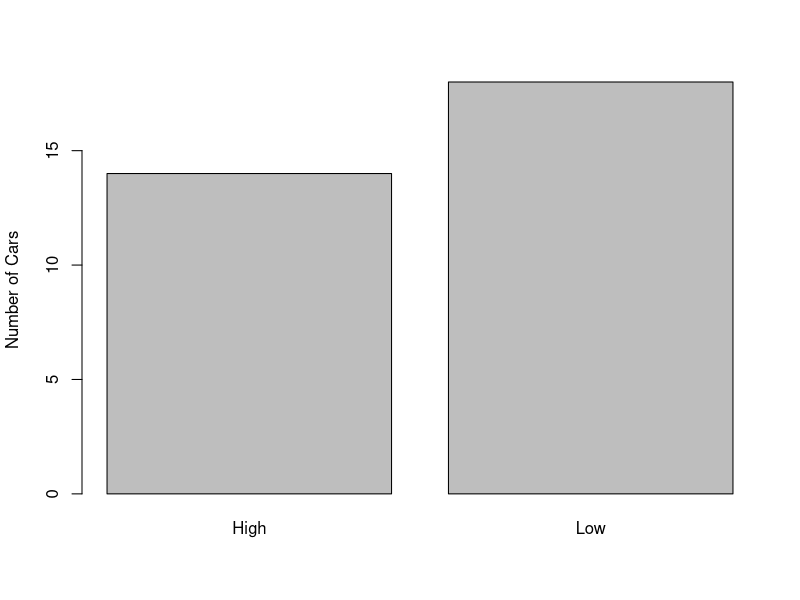
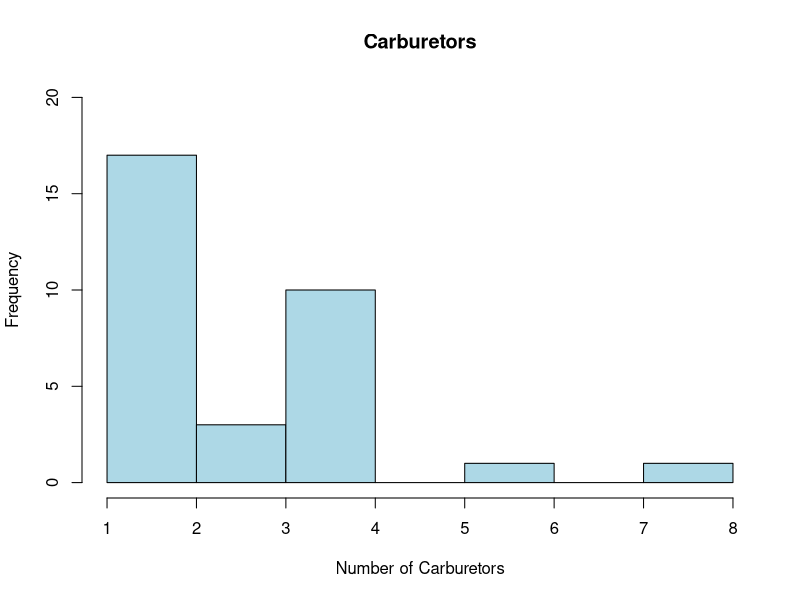
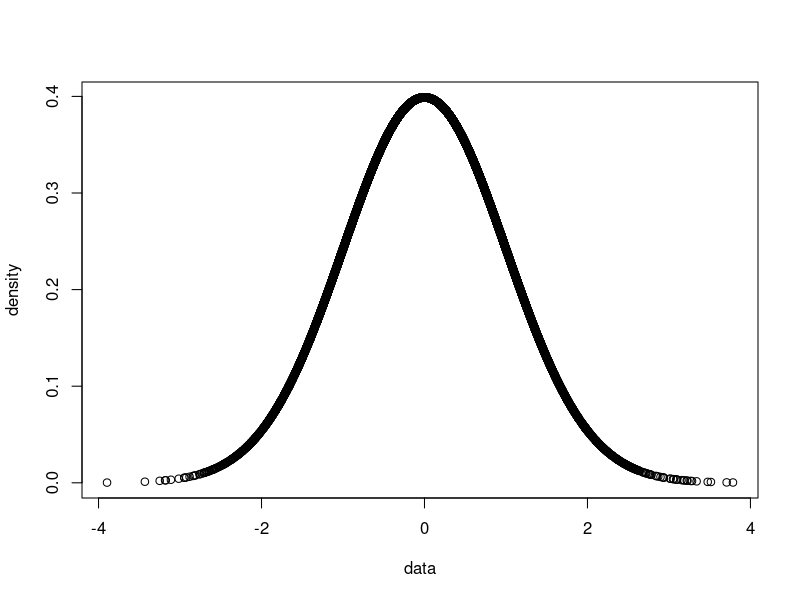
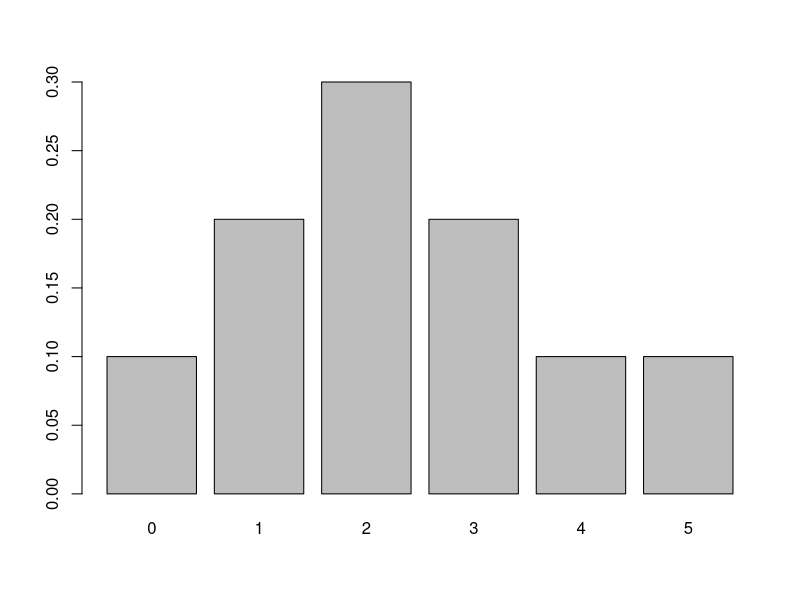
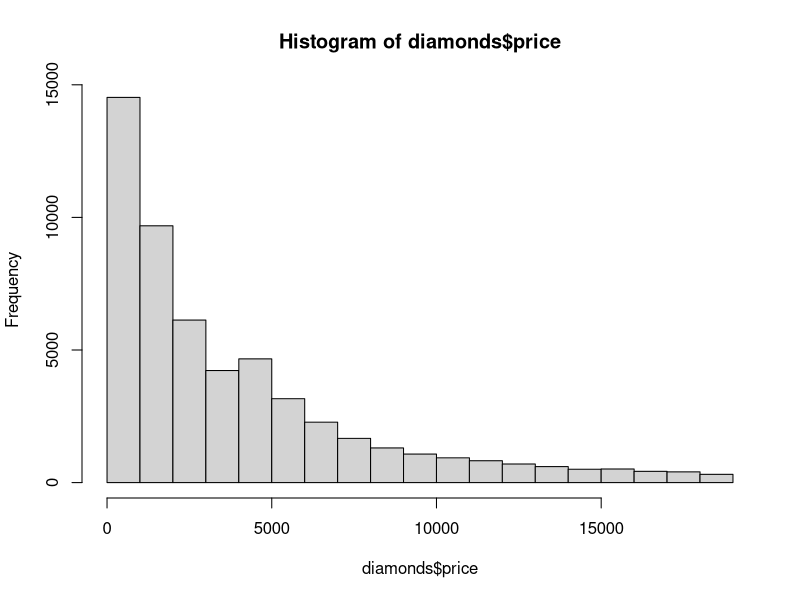
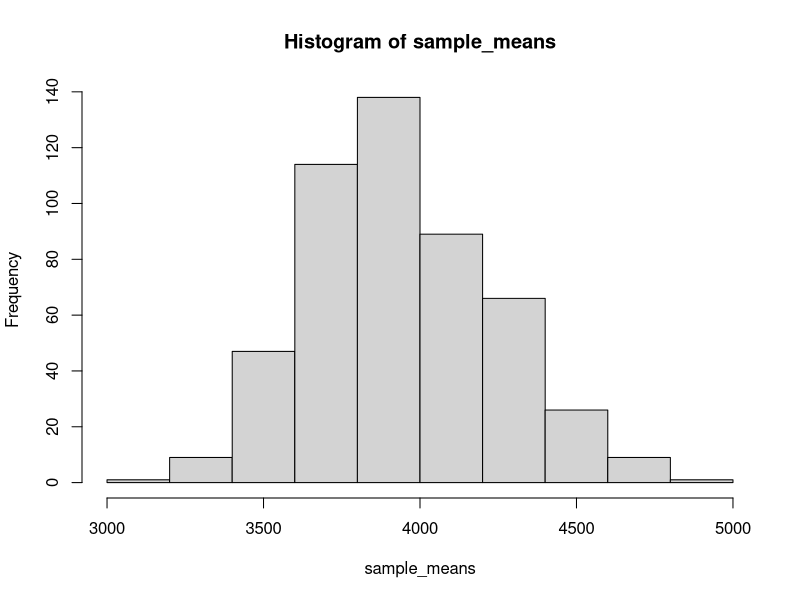

Write R code to recreate these figures, in order.
## ---- chunk 1
# This is useful so that if you make a mistake your original dataset stays in tact!
mtcars2 <- mtcars
# Assign the label "high" to mpgcategory where mpg is greater than or equal to 20
mtcars2$mpgcategory[mtcars$mpg >= 20] <- 'high'
# Assign the label "low" to mpgcategory where mpg is less than 20
mtcars2$mpgcategory[mtcars$mpg < 20] <- 'low'
# Assign mpgcategory as factor to mpgfactor
mtcars2$mpgcategory <- as.factor(mtcars2$mpgcategory)
head(mtcars2$mpgcategory)
## ---- chunk 2
table(mtcars2$mpgcategory)
## ---- chunk 3
barplot(table(mtcars2$mpgcategory), ylab = 'Number of Cars', names.arg = c('High','Low'))
## ---- chunk 4
hist(mtcars$carb, main = "Carburetors", ylim = c(0,20), xlab = 'Number of Carburetors', col = 'lightblue')
## ---- chunk 5
samplespace <- c('AAA', 'AAE', 'AEA', 'EAA', 'EEA', 'EAE', 'AEE')
## ---- chunk 6
# What is the probability of AAE?
aae <- 3/5 * 3/5 * 2/5
# What is the probability of EAE?
eae <- 2/5 * 2/5 * 3/5
# What is the probability of AAA or EEA?
aaaeea <- 3/5 * 3/5 * 3/5 + 2/5 * 2/5 * 3/5
## ---- chunk 7
# What is the probability of AAE?
aae <- 3/5 * 2/4 * 2/3
# What is the probability of EAE?
eae <- 2/5 * 3/4 * 1/3
# What is the probability of AAA or EEA?
aaaeea <- 3/5 * 2/4 * 1/3 + 2/5 * 1/4 * 3/3
## ---- chunk 8
0.2 + 0.4 - (0.2 * 0.4)
## ---- chunk 9
# Simulate some random normally distributed data
set.seed(11225)
data <- rnorm(10000)

# Calculate the density of data and store it in the variable density
density <- dnorm(data)

# Make a plot with as x variable data and as y variable density
plot(data, density)
## ---- chunk 10
data <- data.frame(outcome = 0:5, probs = c(0.1, 0.2, 0.3, 0.2, 0.1, 0.1))
data
## ---- chunk 11
barplot(data$probs, names.arg = c(0:5))
## ---- chunk 12
# Using cumsum() for cumulative sum.
cumsum(data$probs[1:4])
## ---- chunk 13
expected_score <- sum(data$outcome * data$probs)
expected_score
## ---- chunk 14
variance <- sum((data$outcome -expected_score)^2 * data$probs)
variance
## ---- chunk 15
std <- sqrt(variance)
std
## ---- chunk 16
pnorm(30, mean = 25, sd = 5)
## ---- chunk 17
pnorm(30, mean = 25, sd = 5, lower.tail = FALSE)
## ---- chunk 18
qnorm(0.2, mean = 25, sd = 5)
## ---- chunk 19
round(((38 - 25) / 5), 1)
## ---- chunk 20
25 * 0.2
## ---- chunk 21
sqrt(25 * 0.2 * 0.8)
## ---- chunk 22
dbinom(x = 5, size = 25, prob = 0.2)
## ---- chunk 23
pbinom(q = 4, size = 25, prob = 0.2, lower.tail = F)
## ---- chunk 24
qbinom(p = 0.6, size = 25, prob = 0.2)
## ---- chunk 25
library(ggplot2)
# Use sample(), randomly sample 200 diamonds' prices.    
sample_price <- sample(diamonds$price, size = 200)
mean(sample_price)

# Use for loop do many samples and comare their means.
# Empty vector sample means
sample_means <- NULL

# Take 200 samples from diamonds' prices.
for (i in 1:500){
  samp <- sample(diamonds$price, 200)
  sample_means[i] <- mean(samp)
}

# Calculate the prices mean, that is, the mean of diamonds' prices and print it.
mean(diamonds$price)

# Calculate the mean of the sample means, that is, sample_means.
mean(sample_means)
## ---- chunk 26
# A Histogram of Diamonds' Prices
hist(diamonds$price)

# A Histogram of sample_means
hist(sample_means)
## ---- chunk 27
# Z-score caculation.
sampling_sd <- sd(diamonds$price)/sqrt(200)
Z <- (4400 - mean(diamonds$price)) / sampling_sd
Z

# Calculate the area under the curve left of the observation
pnorm(q = Z, lower.tail = TRUE)

# Calculate the area under the curve right of the observation
pnorm(q = Z, lower.tail = FALSE)
## ---- chunk 28
# Sample proportion
proportion_hipsters <- 0.10

# Standard deviation of the sampling distribution
sample_sd <- sqrt(0.1 * 0.9 / 200)
## ---- chunk 29
# Calculate the probability
pnorm(0.13, mean = 0.10, sd = sample_sd, lower.tail = FALSE)
